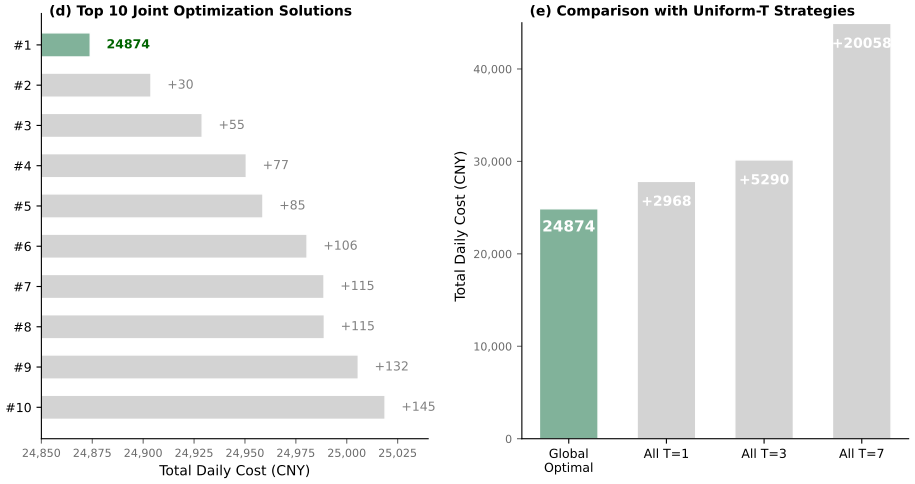

Reproduce this figure in Python.
"""Fix Figure 4: title/legend aligned with Fig 1/2 style."""

import json
import sys
import os
sys.path.insert(0, os.path.abspath(os.path.dirname(__file__) + '/..'))

import matplotlib.pyplot as plt
import numpy as np

from optimization.inventory_optimizer import calculate_city_total_cost

plt.rcParams['font.family'] = 'sans-serif'
plt.rcParams['font.size'] = 9

COLOR_OPTIMAL = '#81B29A'
COLOR_BASELINE = '#D3D3D3'

# Load top 10 solutions and optimal cost from central data
with open('figures/data.json', 'r') as f:
    data = json.load(f)

top_solutions = data['top_solutions']
top_costs = [sol['total_cost'] for sol in top_solutions[:10]]
optimal_cost = data['global_optimal']['total_cost']

# Compute uniform-T baselines
uniform_costs = {}
for T in [1, 3, 7]:
    uniform_costs[T] = sum(calculate_city_total_cost(c, T)['total_cost'] for c in ['A', 'B', 'C', 'D', 'E'])

fig, (ax1, ax2) = plt.subplots(1, 2, figsize=(9.5, 5), dpi=300)
plt.subplots_adjust(wspace=0.35)

# --- Left: Top 10 solutions ---
y_pos = np.arange(10, 0, -1)
colors = [COLOR_OPTIMAL] + [COLOR_BASELINE] * 9
bars1 = ax1.barh(y_pos, top_costs, color=colors, edgecolor='white', height=0.6)

# Annotations: cost difference
for i, (cost, y) in enumerate(zip(top_costs, y_pos)):
    diff = cost - optimal_cost
    if i == 0:
        ax1.text(cost + 8, y, f'{cost:.0f}', va='center', ha='left', fontsize=9, fontweight='bold', color='darkgreen')
    else:
        ax1.text(cost + 8, y, f'+{diff:.0f}', va='center', ha='left', fontsize=9, color='gray')

ax1.set_yticks(y_pos)
ax1.set_yticklabels([f'#{i}' for i in range(1, 11)], fontsize=9)
ax1.set_xlabel('Total Daily Cost (CNY)', fontsize=10)
ax1.set_xlim(24850, 25040)
ax1.tick_params(axis='x', labelsize=8, colors='dimgray')
ax1.tick_params(axis='y', labelsize=9, colors='black')
ax1.xaxis.set_major_formatter(plt.FuncFormatter(lambda x, _: f'{int(x):,}'))

ax1.spines['top'].set_visible(False)
ax1.spines['right'].set_visible(False)
ax1.spines['left'].set_linewidth(0.8)
ax1.spines['bottom'].set_linewidth(0.8)

# Title top-left for left subplot
ax1.text(0.02, 1.02, '(d) Top 10 Joint Optimization Solutions',
         transform=ax1.transAxes, fontsize=10, fontweight='bold', va='top', ha='left')

# --- Right: Uniform-T baseline comparison ---
labels = ['Global\nOptimal', 'All T=1', 'All T=3', 'All T=7']
values = [optimal_cost, uniform_costs[1], uniform_costs[3], uniform_costs[7]]
colors2 = [COLOR_OPTIMAL, COLOR_BASELINE, COLOR_BASELINE, COLOR_BASELINE]

bars2 = ax2.bar(labels, values, color=colors2, edgecolor='white', width=0.6)

for i, (label, val) in enumerate(zip(labels, values)):
    diff = val - optimal_cost
    if i == 0:
        ax2.text(i, val - 1200, f'{val:.0f}', ha='center', va='top', fontsize=11, fontweight='bold', color='white')
    else:
        ax2.text(i, val - 1500, f'+{diff:.0f}', ha='center', va='top', fontsize=10, fontweight='bold', color='white')

ax2.set_ylabel('Total Daily Cost (CNY)', fontsize=10)
ax2.tick_params(axis='y', labelsize=8, colors='dimgray')
ax2.tick_params(axis='x', labelsize=9, colors='black')
ax2.yaxis.set_major_formatter(plt.FuncFormatter(lambda x, _: f'{int(x):,}'))

ax2.spines['top'].set_visible(False)
ax2.spines['right'].set_visible(False)
ax2.spines['left'].set_linewidth(0.8)
ax2.spines['left'].set_bounds(0, 45000)
ax2.spines['bottom'].set_linewidth(0.8)

# Title top-left for right subplot
ax2.text(0.02, 1.02, '(e) Comparison with Uniform-T Strategies',
         transform=ax2.transAxes, fontsize=10, fontweight='bold', va='top', ha='left')

ax2.set_ylim(0, 46000)

plt.tight_layout()
plt.savefig('figures/fix_fig4.pdf', bbox_inches='tight', pad_inches=0.05)
plt.savefig('figures/fix_fig4.png', dpi=300, bbox_inches='tight', pad_inches=0.05)
plt.close()
print('Fig 4 fixed and saved.')
